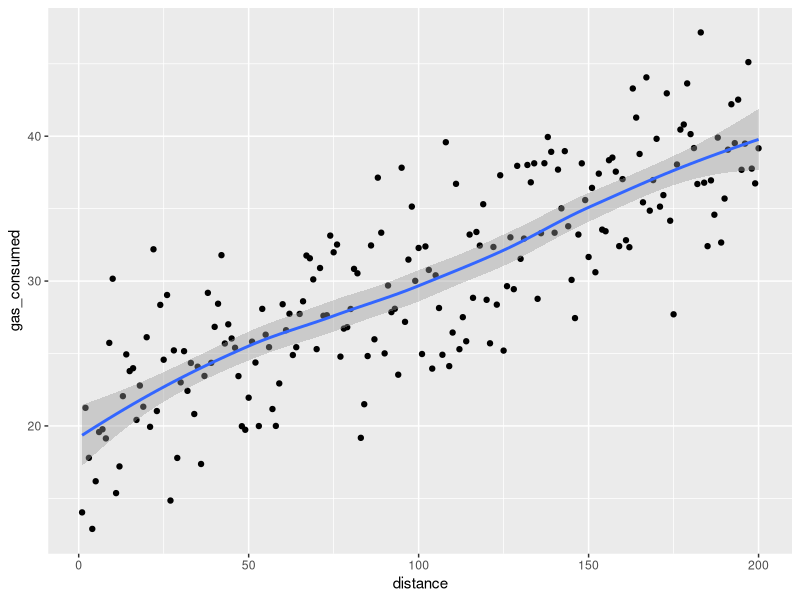
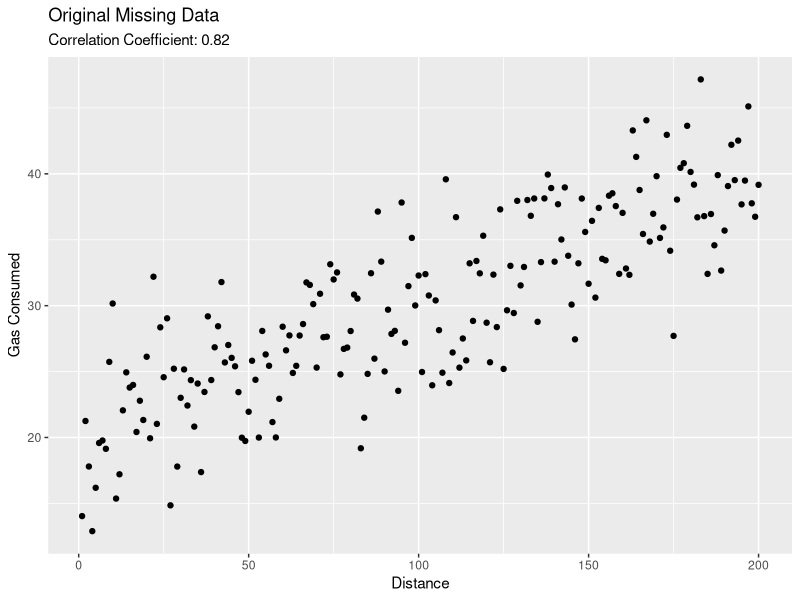
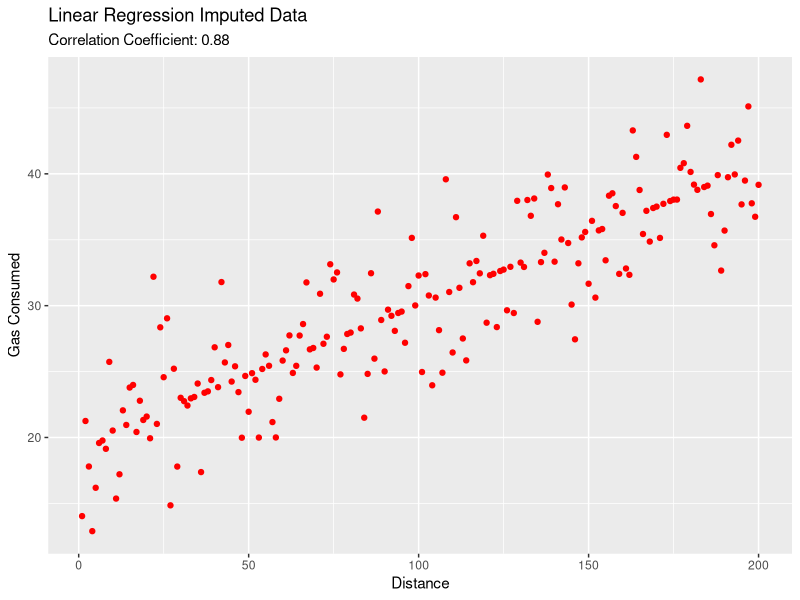
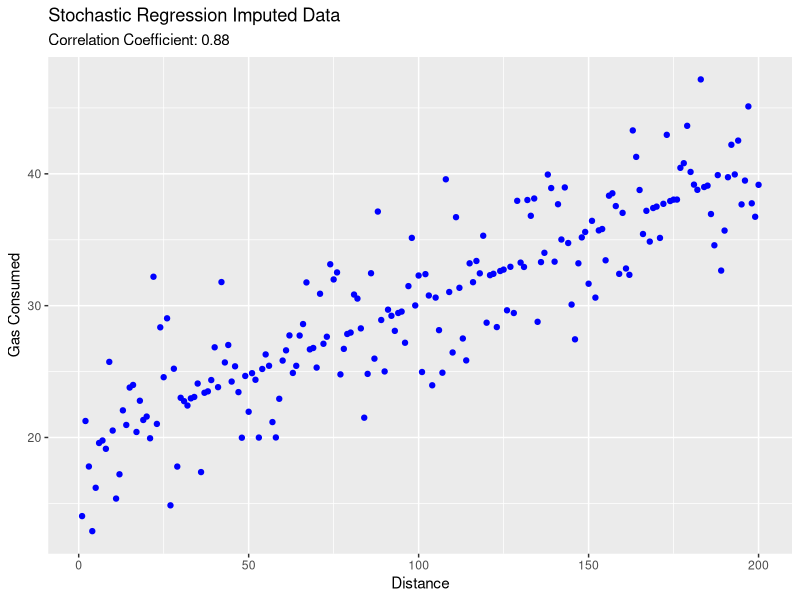
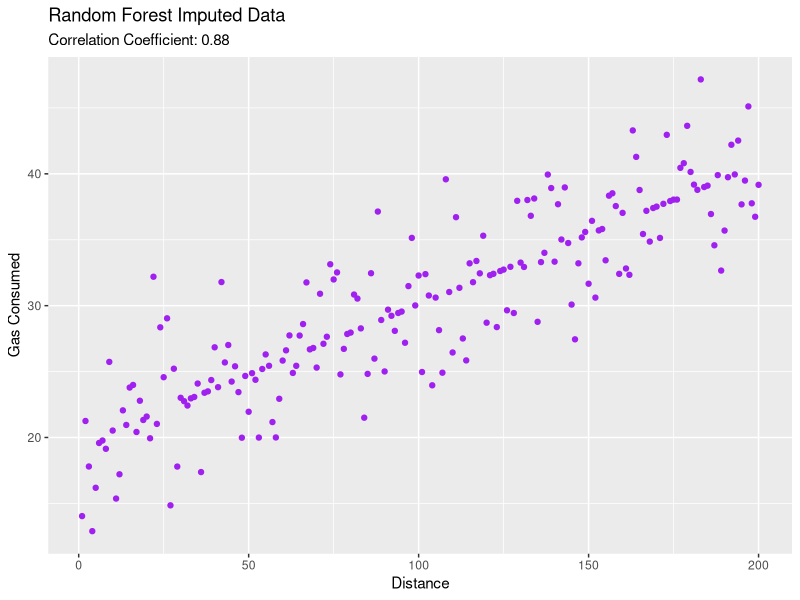
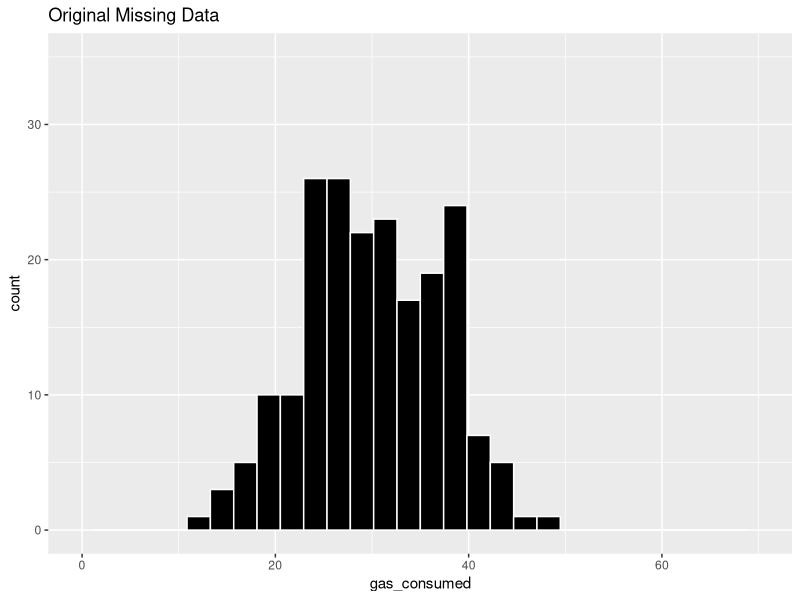
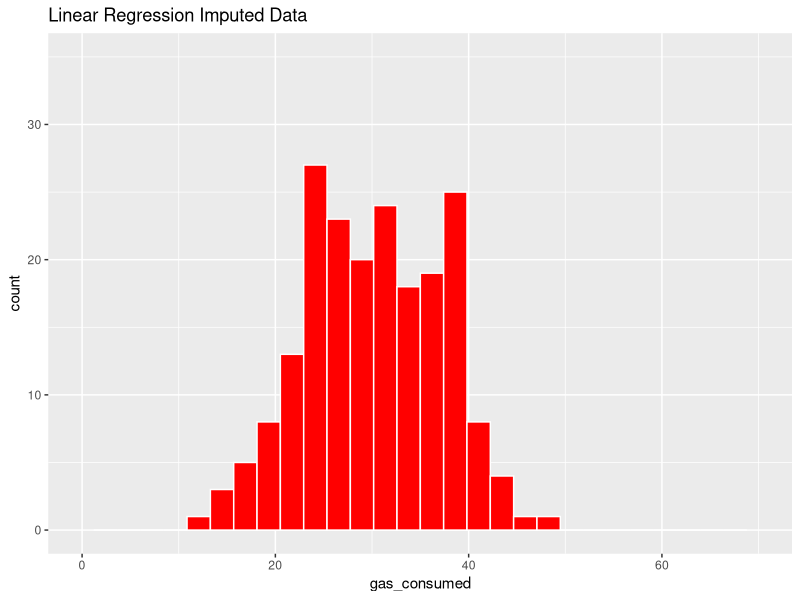
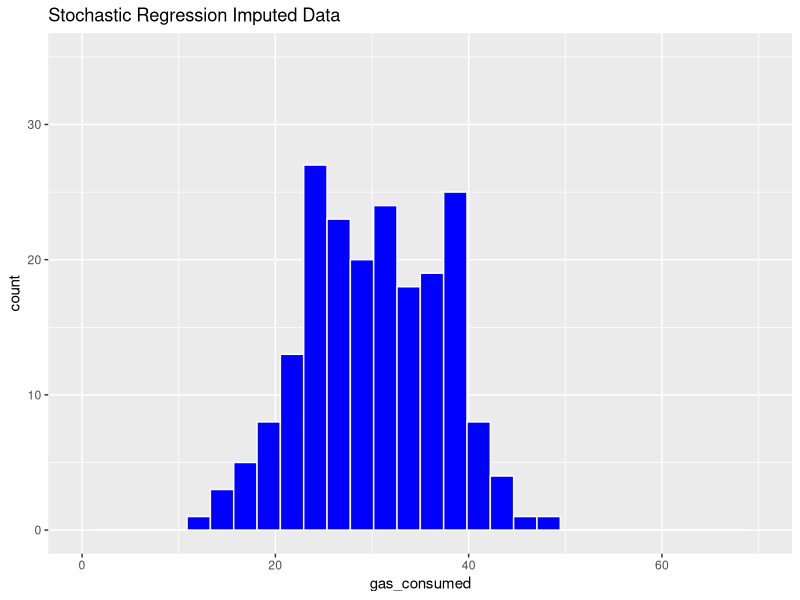

These figures' R source, in order: (Note: this script raises an error after producing the figures.)
library(tidyverse)
library(mice)
library(cowplot)

#creating a dataframe

petrol_usage <- data.frame(distance = 1:200, 
                           gas_consumed = rnorm(200, mean = 20, sd = 4)  + 0.1 * (1:200))

#checking the dataframe visually
ggplot(petrol_usage, aes(x = distance, y = gas_consumed)) +
  geom_point() +
  geom_smooth()

#new df with NA

petrol <- petrol_usage
petrol$gas_consumed[sample(1:200, 50)] <- NA

head(petrol)
print(petrol)


#linear regression imputation
df_lr <- petrol %>%
  mice(method = "norm.predict") %>%
  complete()

#same result of regression imputation using only standard packages
# Fit the linear regression model
model <- lm(gas_consumed ~ distance, data = petrol)
# Predict missing values
predicted_values <- predict(model, newdata = petrol[is.na(petrol$gas_consumed), ])
# Impute missing values with the predicted values
petrol$gas_consumed[is.na(petrol$gas_consumed)] <- predicted_values
# View the imputed dataset
head(petrol)


#random forest imputation
df_rf <- petrol %>%
  mice(method = "rf", m = 20) %>%
  complete()

#random forest imputation with standard R-packages
# Install and load randomForest package
install.packages("randomForest")
library(randomForest)
# Fit the random forest model
model_rf <- randomForest(gas_consumed ~ distance, data = petrol, na.action = na.omit)
# Predict missing values using the fitted random forest model
predicted_rf <- predict(model_rf, newdata = petrol[is.na(petrol$gas_consumed), ])
# Impute missing values with the predicted values from the random forest model
petrol$gas_consumed[is.na(petrol$gas_consumed)] <- predicted_rf
# View the imputed dataset
head(petrol)




#stochastic regression imputation
df_sr <- petrol %>%
  mice(method = "norm.nob", m = 20) %>%
  complete()

#correlation function
get_cor <- function(df) {
  cor_coef <- cor(df$distance, df$gas_consumed, use = "pairwise.complete.obs")
  cor_label <- paste0("Correlation Coefficient: ", round(cor_coef, 2))
  return(cor_label)
}

#plotting all 4 dataframes to check, if they behave similar

P1 <- ggplot() + geom_point(data = petrol_usage, aes(x = distance, y = gas_consumed), color = "black")+
  labs(title = "Original Missing Data",
       subtitle = get_cor(petrol_usage),
       x = "Distance",
       y = "Gas Consumed")
print(P1)

P2 <- ggplot() + geom_point(data = df_lr, aes(x = distance, y = gas_consumed), color = "red") +
  labs(title = "Linear Regression Imputed Data",
       subtitle = get_cor(df_lr),
       x = "Distance",
       y = "Gas Consumed")
print(P2)

P3 <- ggplot() + geom_point(data = df_sr, aes(x = distance, y = gas_consumed), color = "blue") +
  labs(title = "Stochastic Regression Imputed Data",
       subtitle = get_cor(df_sr),
       x = "Distance",
       y = "Gas Consumed")

print(P3)

P4 <- ggplot() + geom_point(data = df_rf, aes(x = distance, y = gas_consumed), color = "purple") +
  labs(title = "Random Forest Imputed Data",
       subtitle = get_cor(df_rf),
       x = "Distance",
       y = "Gas Consumed")

print(P4)

#creating histograms to compare the gas_consumed_hat
hist_orig <- ggplot(petrol_usage, aes(x = gas_consumed)) +
  geom_histogram(fill = "black", color = "white") +
  ggtitle("Original Missing Data") +
  xlim(0,70) +
  ylim(c(0, 35))

hist_lm <- ggplot(df_lr, aes(x = gas_consumed)) +
  geom_histogram(fill = "red", color = "white") +
  ggtitle("Linear Regression Imputed Data")+
  xlim(0,70) +
  ylim(c(0, 35))

hist_sr <- ggplot(df_sr, aes(x = gas_consumed)) +
  geom_histogram(fill = "blue", color = "white") +
  ggtitle("Stochastic Regression Imputed Data")+
  xlim(0, 70) +
  ylim(c(0, 35))

hist_rf <- ggplot(df_rf, aes(x = gas_consumed)) +
  geom_histogram(fill = "purple", color = "white") +
  ggtitle("Random Forest Imputed Data")+
  xlim(0, 70) +
  ylim(c(0, 35))

print(hist_orig)
print(hist_lm)
print(hist_sr)
print(hist_rf)

combined_plot <- plot_grid(
  P1 + theme(plot.margin = margin(0, 10, 0, 0)),
  hist_orig + theme(plot.margin = margin(0, 0, 0, 10)),
  P2 + theme(plot.margin = margin(0, 10, 0, 0)),
  hist_lm + theme(plot.margin = margin(0, 0, 0, 10)),
  P3 + theme(plot.margin = margin(0, 10, 0, 0)),
  hist_sr + theme(plot.margin = margin(0, 0, 0, 10)),
  P4 + theme(plot.margin = margin(0, 10, 0, 0)),
  hist_rf + theme(plot.margin = margin(0, 0, 0, 10)),
  ncol = 2, nrow = 4
)
print(combined_plot)
